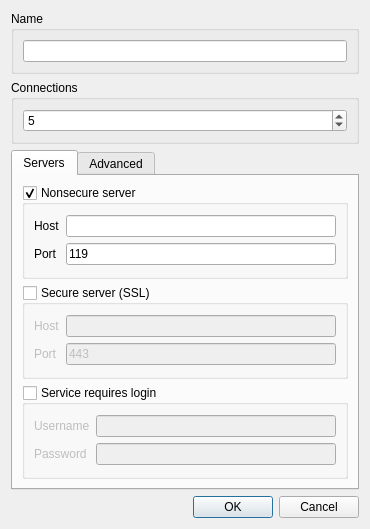
<?xml version="1.0" encoding="UTF-8"?>
<ui version="4.0">
 <class>DlgAccount</class>
 <widget class="QDialog" name="DlgAccount">
  <property name="windowModality">
   <enum>Qt::NonModal</enum>
  </property>
  <property name="geometry">
   <rect>
    <x>0</x>
    <y>0</y>
    <width>370</width>
    <height>529</height>
   </rect>
  </property>
  <property name="windowTitle">
   <string>Account</string>
  </property>
  <property name="windowIcon">
   <iconset resource="resource.qrc">
    <normaloff>:/resource/16x16_ico_png/ico_account.png</normaloff>:/resource/16x16_ico_png/ico_account.png</iconset>
  </property>
  <property name="modal">
   <bool>true</bool>
  </property>
  <layout class="QGridLayout" name="gridLayout_9">
   <item row="3" column="0">
    <layout class="QHBoxLayout" name="horizontalLayout">
     <item>
      <spacer name="horizontalSpacer">
       <property name="orientation">
        <enum>Qt::Horizontal</enum>
       </property>
       <property name="sizeHint" stdset="0">
        <size>
         <width>40</width>
         <height>20</height>
        </size>
       </property>
      </spacer>
     </item>
     <item>
      <widget class="QPushButton" name="btnOK">
       <property name="text">
        <string>OK</string>
       </property>
      </widget>
     </item>
     <item>
      <widget class="QPushButton" name="btnCancel">
       <property name="text">
        <string>Cancel</string>
       </property>
      </widget>
     </item>
    </layout>
   </item>
   <item row="2" column="0">
    <widget class="QTabWidget" name="tabWidget">
     <property name="currentIndex">
      <number>0</number>
     </property>
     <widget class="QWidget" name="tabMain">
      <attribute name="title">
       <string>Servers</string>
      </attribute>
      <layout class="QGridLayout" name="gridLayout_7">
       <item row="2" column="0">
        <widget class="QGroupBox" name="grpNonSecure">
         <property name="title">
          <string>Nonsecure server</string>
         </property>
         <property name="checkable">
          <bool>true</bool>
         </property>
         <layout class="QGridLayout" name="gridLayout_2">
          <item row="0" column="0">
           <layout class="QGridLayout" name="gridLayout">
            <item row="0" column="0">
             <widget class="QLabel" name="label">
              <property name="text">
               <string>Host</string>
              </property>
             </widget>
            </item>
            <item row="0" column="1">
             <widget class="QLineEdit" name="edtHost">
              <property name="toolTip">
               <string>Name of the news server computer or its IP address.</string>
              </property>
             </widget>
            </item>
            <item row="1" column="0">
             <widget class="QLabel" name="label_2">
              <property name="text">
               <string>Port</string>
              </property>
             </widget>
            </item>
            <item row="1" column="1">
             <widget class="QLineEdit" name="edtPort">
              <property name="toolTip">
               <string>News server port. </string>
              </property>
              <property name="text">
               <string>119</string>
              </property>
             </widget>
            </item>
           </layout>
          </item>
         </layout>
        </widget>
       </item>
       <item row="3" column="0">
        <widget class="QGroupBox" name="grpSecure">
         <property name="autoFillBackground">
          <bool>false</bool>
         </property>
         <property name="title">
          <string>Secure server (SSL)</string>
         </property>
         <property name="checkable">
          <bool>true</bool>
         </property>
         <property name="checked">
          <bool>false</bool>
         </property>
         <layout class="QGridLayout" name="gridLayout_6">
          <item row="0" column="0">
           <layout class="QGridLayout" name="gridLayout_5">
            <item row="0" column="0">
             <widget class="QLabel" name="label_5">
              <property name="text">
               <string>Host</string>
              </property>
             </widget>
            </item>
            <item row="0" column="1">
             <widget class="QLineEdit" name="edtHostSecure">
              <property name="toolTip">
               <string>Name of the news server computer or its IP address.</string>
              </property>
             </widget>
            </item>
            <item row="1" column="0">
             <widget class="QLabel" name="label_6">
              <property name="text">
               <string>Port</string>
              </property>
             </widget>
            </item>
            <item row="1" column="1">
             <widget class="QLineEdit" name="edtPortSecure">
              <property name="toolTip">
               <string>News server port for secure (SSL) connection.</string>
              </property>
              <property name="text">
               <string>443</string>
              </property>
             </widget>
            </item>
           </layout>
          </item>
         </layout>
        </widget>
       </item>
       <item row="4" column="0">
        <widget class="QGroupBox" name="grpLogin">
         <property name="title">
          <string>Service requires login</string>
         </property>
         <property name="checkable">
          <bool>true</bool>
         </property>
         <property name="checked">
          <bool>false</bool>
         </property>
         <layout class="QGridLayout" name="gridLayout_4">
          <item row="0" column="0">
           <layout class="QGridLayout" name="gridLayout_3">
            <item row="0" column="0">
             <widget class="QLabel" name="label_3">
              <property name="text">
               <string>Username</string>
              </property>
             </widget>
            </item>
            <item row="0" column="1">
             <widget class="QLineEdit" name="edtUsername">
              <property name="toolTip">
               <string>If the server requires no authentication username can be empty otherwise this is the username given by the service provider.</string>
              </property>
             </widget>
            </item>
            <item row="1" column="0">
             <widget class="QLabel" name="label_4">
              <property name="text">
               <string>Password</string>
              </property>
             </widget>
            </item>
            <item row="1" column="1">
             <widget class="QLineEdit" name="edtPassword">
              <property name="toolTip">
               <string>If the server requires no authentication username can be empty otherwise this is the password given by the service provider.</string>
              </property>
              <property name="echoMode">
               <enum>QLineEdit::Password</enum>
              </property>
             </widget>
            </item>
           </layout>
          </item>
         </layout>
        </widget>
       </item>
      </layout>
     </widget>
     <widget class="QWidget" name="tabData">
      <attribute name="title">
       <string>Advanced</string>
      </attribute>
      <layout class="QGridLayout" name="gridLayout_11">
       <item row="3" column="0">
        <widget class="QCheckBox" name="chkBatchMode">
         <property name="text">
          <string>Use batch mode downloading</string>
         </property>
        </widget>
       </item>
       <item row="0" column="0">
        <widget class="QGroupBox" name="groupBox">
         <property name="title">
          <string>Data files</string>
         </property>
         <layout class="QGridLayout" name="gridLayout_10">
          <item row="0" column="0">
           <widget class="QLineEdit" name="edtDataFiles">
            <property name="toolTip">
             <string>Location for data files</string>
            </property>
           </widget>
          </item>
          <item row="1" column="0">
           <layout class="QHBoxLayout" name="horizontalLayout_2">
            <item>
             <spacer name="horizontalSpacer_2">
              <property name="orientation">
               <enum>Qt::Horizontal</enum>
              </property>
              <property name="sizeHint" stdset="0">
               <size>
                <width>40</width>
                <height>20</height>
               </size>
              </property>
             </spacer>
            </item>
            <item>
             <widget class="QPushButton" name="btnBrowseData">
              <property name="text">
               <string>Browse...</string>
              </property>
             </widget>
            </item>
           </layout>
          </item>
         </layout>
        </widget>
       </item>
       <item row="1" column="0">
        <widget class="QCheckBox" name="chkCompressedHeaders">
         <property name="text">
          <string>Use Compressed Headers</string>
         </property>
        </widget>
       </item>
       <item row="5" column="0">
        <spacer name="verticalSpacer">
         <property name="orientation">
          <enum>Qt::Vertical</enum>
         </property>
         <property name="sizeHint" stdset="0">
          <size>
           <width>20</width>
           <height>40</height>
          </size>
         </property>
        </spacer>
       </item>
       <item row="2" column="0">
        <widget class="QLabel" name="label_7">
         <property name="text">
          <string>Please help me make this feature better and report at the forum if compressed headers do not work with your server. </string>
         </property>
         <property name="scaledContents">
          <bool>true</bool>
         </property>
         <property name="wordWrap">
          <bool>true</bool>
         </property>
        </widget>
       </item>
       <item row="4" column="0">
        <widget class="QLabel" name="label_8">
         <property name="styleSheet">
          <string notr="true">color: rgb(0, 59, 255);</string>
         </property>
         <property name="text">
          <string>Batch mode groups NNTP commands together and sends them in one batch, thus yielding better IO throughput. However it may not work with all servers.</string>
         </property>
         <property name="wordWrap">
          <bool>true</bool>
         </property>
        </widget>
       </item>
      </layout>
     </widget>
    </widget>
   </item>
   <item row="0" column="0">
    <widget class="QGroupBox" name="groupBox_2">
     <property name="title">
      <string>Name</string>
     </property>
     <layout class="QGridLayout" name="gridLayout_8">
      <item row="0" column="0">
       <widget class="QLineEdit" name="edtName"/>
      </item>
     </layout>
    </widget>
   </item>
   <item row="1" column="0">
    <widget class="QGroupBox" name="groupBox_3">
     <property name="title">
      <string>Connections</string>
     </property>
     <layout class="QVBoxLayout" name="verticalLayout_8">
      <item>
       <widget class="QSpinBox" name="maxConnections">
        <property name="toolTip">
         <string>Maximum connections</string>
        </property>
        <property name="minimum">
         <number>1</number>
        </property>
        <property name="value">
         <number>5</number>
        </property>
       </widget>
      </item>
     </layout>
    </widget>
   </item>
  </layout>
 </widget>
 <tabstops>
  <tabstop>edtName</tabstop>
  <tabstop>maxConnections</tabstop>
  <tabstop>tabWidget</tabstop>
  <tabstop>grpNonSecure</tabstop>
  <tabstop>edtHost</tabstop>
  <tabstop>edtPort</tabstop>
  <tabstop>grpSecure</tabstop>
  <tabstop>edtHostSecure</tabstop>
  <tabstop>edtPortSecure</tabstop>
  <tabstop>grpLogin</tabstop>
  <tabstop>edtUsername</tabstop>
  <tabstop>edtPassword</tabstop>
  <tabstop>btnOK</tabstop>
  <tabstop>btnCancel</tabstop>
  <tabstop>edtDataFiles</tabstop>
  <tabstop>btnBrowseData</tabstop>
  <tabstop>chkCompressedHeaders</tabstop>
  <tabstop>chkBatchMode</tabstop>
 </tabstops>
 <resources>
  <include location="resource.qrc"/>
 </resources>
 <connections>
  <connection>
   <sender>btnCancel</sender>
   <signal>clicked()</signal>
   <receiver>DlgAccount</receiver>
   <slot>reject()</slot>
   <hints>
    <hint type="sourcelabel">
     <x>229</x>
     <y>139</y>
    </hint>
    <hint type="destinationlabel">
     <x>138</x>
     <y>91</y>
    </hint>
   </hints>
  </connection>
 </connections>
</ui>
